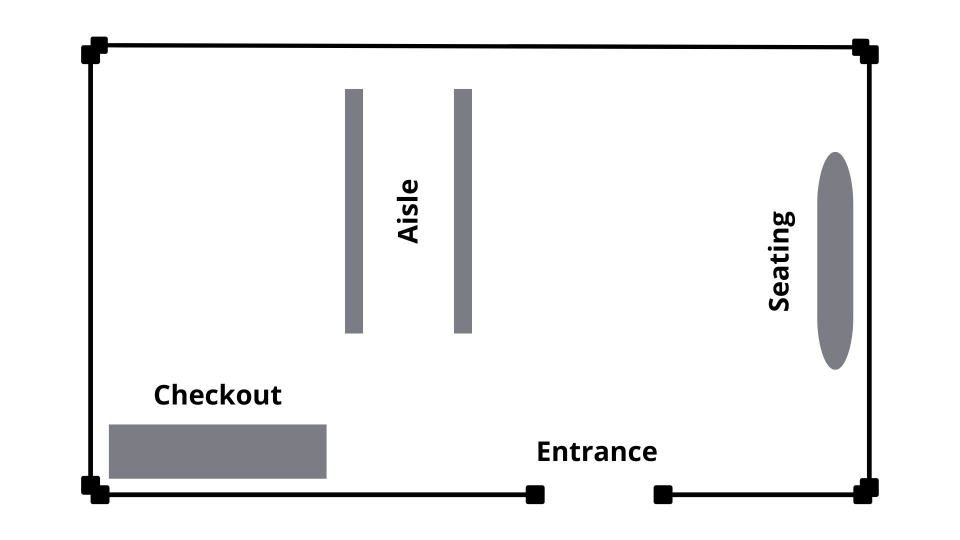
#> input picture images/store.jpg, 1920 x 1080 px, found by its file name (shown at 1/2 size)
$ python main.py
#> lines starting #> are read from the running program, lines starting #| are printed output that depends on the picture
import cv2
import numpy as np
import matplotlib.pyplot as plt
from scipy.ndimage import gaussian_filter

# Load the image
image = cv2.imread("F:\programming\computer_vision_nanodegree\projects\Store_heatmap\images\store.jpg")
#> image is the input picture: shape (1080, 1920, 3); mean B, G, R 240.3, 239.9, 239.9
# convert the image from BGR ot RGB
image = cv2.cvtColor(image, cv2.COLOR_BGR2RGB)

# Define selected Regions
regions = {
    "sitting" : ((1517,313) , (1633,708) , 30),
    "entrance": ((1052,832), (1316,991), 45),
    "Ailse": ((716,193) , (909,639), 120),
    "checkout": ((220, 728) , (646, 844), 60)
}

# Create a blank heatmap
heatmap = np.zeros((image.shape[0], image.shape[1]), dtype=np.float32)

# Define four rectangular areas with intensity values
# areas = [
#     ((332, 281), (530, 370), 45), # Entrance  # (top-left corner), (bottom-right corner), intensity
#     ((472, 191), (790, 247), 120), # Ailse
#     ((6, 390), (367, 571), 30), # sitting
#     ((653, 253), (742, 375), 60),
# ]


# Assign intensity values to the rectangular regions
for (top_left, bottom_right, intensity) in regions.values():
    x1, y1 = top_left
    x2, y2 = bottom_right
    heatmap[y1:y2, x1:x2] = intensity  # Assign the intensity inside the rectangle

# Smooth the heatmap using Gaussian blur
heatmap = gaussian_filter(heatmap, sigma=50)

# Normalize the heatmap (convert to 0-255)
heatmap = cv2.normalize(heatmap, None, 0, 255, cv2.NORM_MINMAX)
heatmap = np.uint8(heatmap)

# Apply a colormap
heatmap_colored = cv2.applyColorMap(heatmap, cv2.COLORMAP_JET)
heatmap_colored = cv2.cvtColor(heatmap_colored, cv2.COLOR_BGR2RGB)
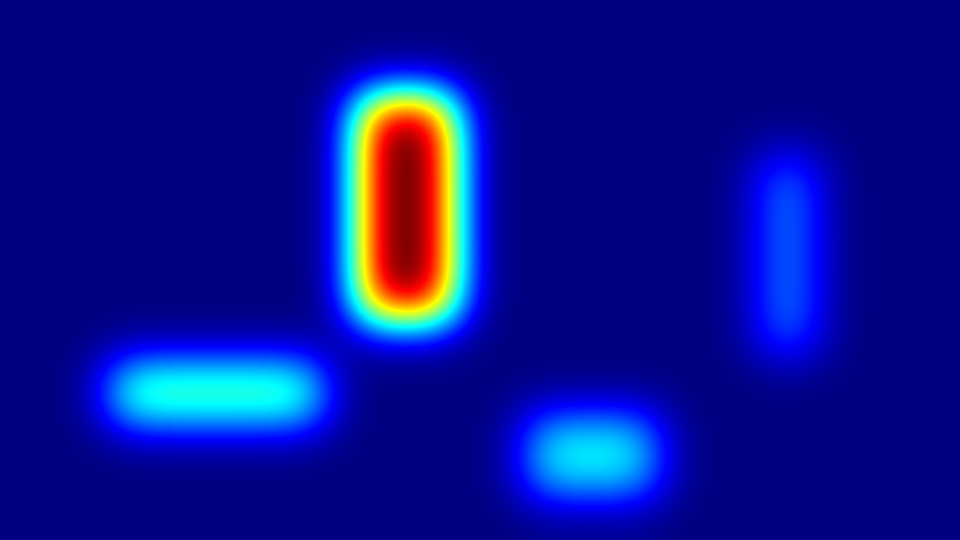
#> heatmap_colored: shape (1080, 1920, 3) (shown at 1/2 size); mean R, G, B 9, 18.3, 147.5

# overlay the heatmap onto the image
alpha = 0.5  # Transparency factor
overlay = cv2.addWeighted(heatmap_colored, alpha, image, 1 - alpha, 0)
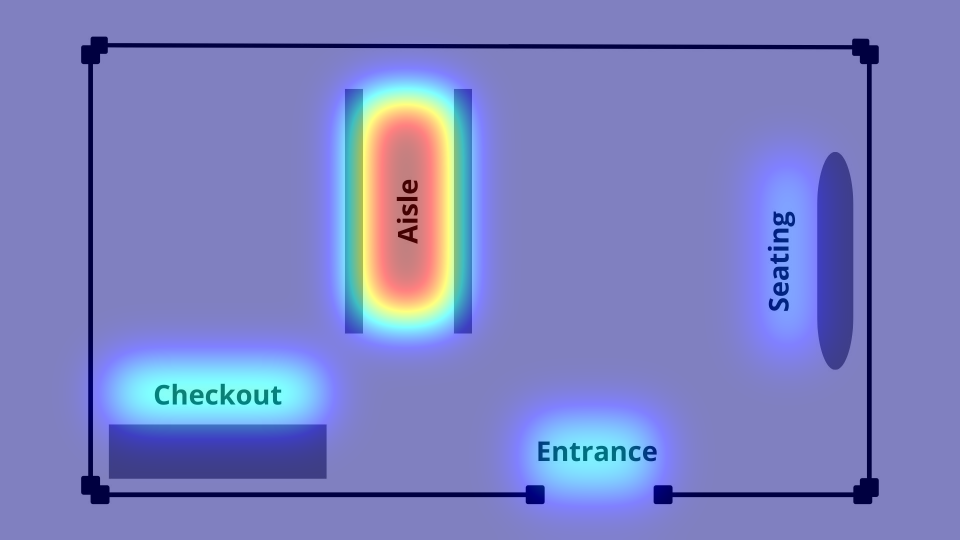
#> overlay: shape (1080, 1920, 3) (shown at 1/2 size); mean R, G, B 124.9, 129.6, 194.3

# Show the final image
plt.figure(figsize=(10, 5))
plt.imshow(overlay)
plt.axis("off")
plt.savefig("outputs/store.jpg")
plt.show()
